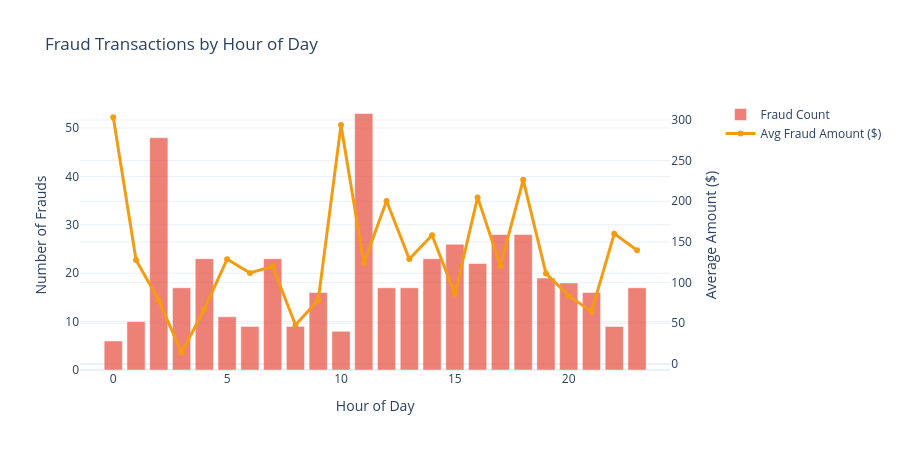

Source (notebook cell):
### Markdown cell above
### 4.6 — Interactive Plotly Visualization

### Code cell
# Interactive: Fraud by Hour with Amount
fraud_df = df[df['Class'] == 1].copy()
fraud_df['Hour_Bin'] = fraud_df['Hour'].astype(int)

hourly_fraud = fraud_df.groupby('Hour_Bin').agg(
    Fraud_Count=('Class', 'count'),
    Avg_Amount=('Amount', 'mean'),
    Total_Amount=('Amount', 'sum')
).reset_index()

fig = make_subplots(specs=[[{"secondary_y": True}]])

fig.add_trace(
    go.Bar(x=hourly_fraud['Hour_Bin'], y=hourly_fraud['Fraud_Count'],
           name='Fraud Count', marker_color='#e74c3c', opacity=0.7),
    secondary_y=False
)

fig.add_trace(
    go.Scatter(x=hourly_fraud['Hour_Bin'], y=hourly_fraud['Avg_Amount'],
               name='Avg Fraud Amount ($)', line=dict(color='#f39c12', width=3),
               mode='lines+markers'),
    secondary_y=True
)

fig.update_layout(
    title_text='Fraud Transactions by Hour of Day',
    xaxis_title='Hour of Day',
    template='plotly_white',
    height=450
)
fig.update_yaxes(title_text='Number of Frauds', secondary_y=False)
fig.update_yaxes(title_text='Average Amount ($)', secondary_y=True)

fig.show()

### Figure 1 — Plotly figure (JSON) as saved in the notebook; plotly's stock layout.template omitted (floating-point values rounded to 4 significant figures)
{"data": [{"marker": {"color": "#e74c3c"}, "name": "Fraud Count", "opacity": 0.7, "type": "bar", "x": [0, 1, 2, 3, 4, 5, 6, 7, 8, 9, 10, 11, 12, 13, 14, 15, 16, 17, 18, 19, 20, 21, 22, 23], "xaxis": "x", "y": [6, 10, 48, 17, 23, 11, 9, 23, 9, 16, 8, 53, 17, 17, 23, 26, 22, 28, 28, 19, 18, 16, 9, 17], "yaxis": "y"}, {"line": {"color": "#f39c12", "width": 3}, "mode": "lines+markers", "name": "Avg Fraud Amount ($)", "type": "scatter", "x": [0, 1, 2, 3, 4, 5, 6, 7, 8, 9, 10, 11, 12, 13, 14, 15, 16, 17, 18, 19, 20, 21, 22, 23], "xaxis": "x", "y": [303.3, 127.9, 78.19, 13.76, 67.31, 128.8, 111.9, 119.9, 47.89, 78.46, 293.7, 124.0, 200.4, 129.1, 158.3, 85.93, 204.8, 120.4, 226.4, 111.3, 83.91, 64.34, 160.2, 139.9], "yaxis": "y2"}], "layout": {"height": 450, "title": {"text": "Fraud Transactions by Hour of Day"}, "xaxis": {"anchor": "y", "domain": [0.0, 0.94], "title": {"text": "Hour of Day"}}, "yaxis": {"anchor": "x", "domain": [0.0, 1.0], "title": {"text": "Number of Frauds"}}, "yaxis2": {"anchor": "x", "overlaying": "y", "side": "right", "title": {"text": "Average Amount ($)"}}}}
